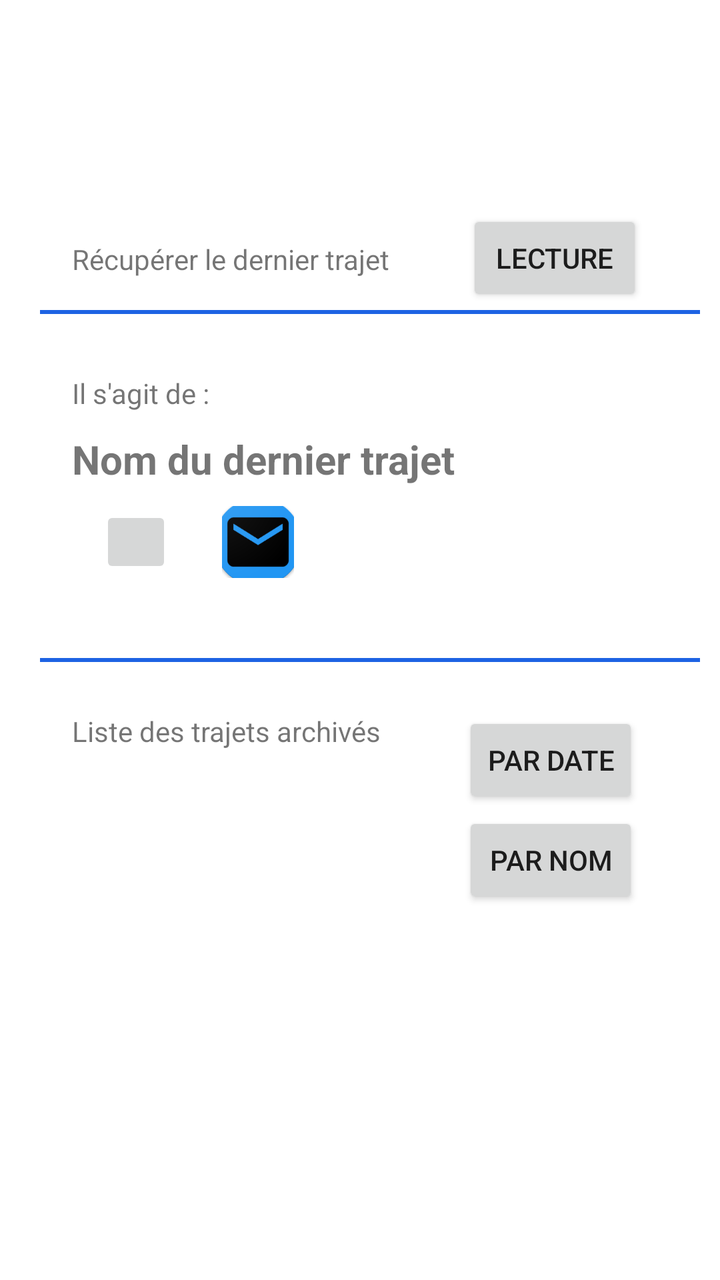
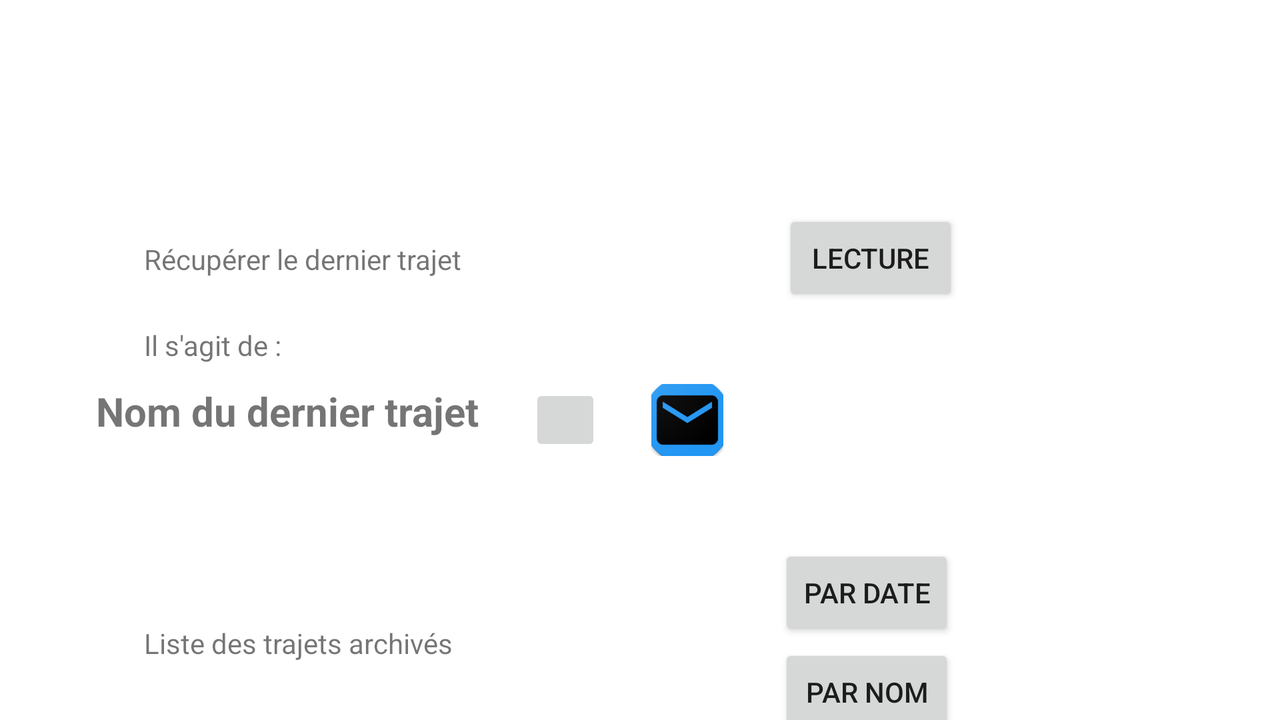

Compare how this app lays out the same screen by default and in its alternative resource folder. The renders come first, then the two layout files and the values they reference.
<!-- AndroidManifest.xml: application theme Theme.MesChemins -->
<!-- res/layout/content_archives.xml -->
<?xml version="1.0" encoding="utf-8"?>
<androidx.constraintlayout.widget.ConstraintLayout
    xmlns:android="http://schemas.android.com/apk/res/android"
    xmlns:app="http://schemas.android.com/apk/res-auto"
    xmlns:tools="http://schemas.android.com/tools"
    android:layout_width="match_parent"
    android:layout_height="match_parent">

    <TextView
        android:id="@+id/textView7"
        android:layout_width="wrap_content"
        android:layout_height="wrap_content"
        android:text="@string/lit_dernier"
        android:layout_marginTop="120dp"
        android:layout_marginStart="36dp"
        app:layout_constraintTop_toTopOf="parent"
        app:layout_constraintStart_toStartOf="parent"/>

    <Button
        android:id="@+id/button5"
        android:layout_width="wrap_content"
        android:layout_height="wrap_content"
        android:layout_marginTop="105dp"
        android:text="@string/lire_base"
        app:layout_constraintEnd_toEndOf="parent"
        app:layout_constraintStart_toEndOf="@id/textView7"
        app:layout_constraintTop_toTopOf="parent" />

    <View
        android:layout_height="2dp"
        android:layout_width="330dp"
        android:background="@color/bleu_clair"
        android:layout_marginTop="16dp"
        android:layout_marginStart="20dp"
        app:layout_constraintStart_toStartOf="parent"
        app:layout_constraintTop_toBottomOf="@id/textView7"/>

    <TextView
        android:id="@+id/textView9"
        android:layout_width="wrap_content"
        android:layout_height="wrap_content"
        android:text="@string/voici"
        android:layout_marginTop="48dp"
        android:layout_marginStart="36dp"
        app:layout_constraintTop_toBottomOf="@id/textView7"
        app:layout_constraintStart_toStartOf="parent"/>

    <TextView
        android:id="@+id/dernier_trajet"
        android:layout_width="wrap_content"
        android:layout_height="wrap_content"
        android:layout_marginStart="36dp"
        android:layout_marginTop="10dp"
        android:textSize="20sp"
        android:text="@string/nom_trajet"
        android:textStyle="bold"
        android:background="@drawable/item_list_background"
        app:layout_constraintLeft_toLeftOf="parent"
        app:layout_constraintTop_toBottomOf="@id/textView9" />

    <ImageButton
        android:id="@+id/ifi_button"
        android:layout_width="36dp"
        android:layout_height="36dp"
        android:src="@mipmap/iphi"
        android:layout_marginStart="50dp"
        android:layout_marginTop="10dp"
        app:layout_constraintStart_toStartOf="parent"
        app:layout_constraintTop_toBottomOf="@id/dernier_trajet"
        android:contentDescription="@string/iphigenie" />

    <ImageButton
        android:id="@+id/mel_button"
        android:layout_width="36dp"
        android:layout_height="36dp"
        android:src="@drawable/mail_bleu"
        android:layout_marginStart="25dp"
        app:layout_constraintStart_toEndOf="@id/ifi_button"
        app:layout_constraintTop_toTopOf="@id/ifi_button"
        android:contentDescription="@string/email" />

    <View
        android:layout_height="2dp"
        android:layout_width="330dp"
        android:background="@color/bleu_clair"
        android:layout_marginTop="40dp"
        android:layout_marginStart="20dp"
        app:layout_constraintStart_toStartOf="parent"
        app:layout_constraintTop_toBottomOf="@id/ifi_button"/>

    <TextView
        android:id="@+id/textView8"
        android:layout_width="wrap_content"
        android:layout_height="wrap_content"
        android:text="@string/liste"
        android:layout_marginTop="150dp"
        android:layout_marginStart="36dp"
        app:layout_constraintTop_toBottomOf="@id/textView9"
        app:layout_constraintStart_toStartOf="parent"/>

    <Button
        android:id="@+id/button6"
        android:layout_width="wrap_content"
        android:layout_height="wrap_content"
        android:text="@string/par_date"
        android:layout_marginTop="0dp"
        app:layout_constraintTop_toTopOf="@id/textView8"
        app:layout_constraintStart_toEndOf="@id/textView8"
        app:layout_constraintEnd_toEndOf="parent"/>

    <Button
        android:id="@+id/button7"
        android:layout_width="wrap_content"
        android:layout_height="wrap_content"
        android:text="@string/par_nom"
        android:layout_marginTop="50dp"
        app:layout_constraintTop_toTopOf="@id/textView8"
        app:layout_constraintStart_toEndOf="@id/textView8"
        app:layout_constraintEnd_toEndOf="parent"/>
</androidx.constraintlayout.widget.ConstraintLayout>
<!-- resources referenced by this layout -->
<resources>
  <color name="bleu_clair">#1d63e3</color>
  <!-- drawable item_list_background (drawable) -->
  <?xml version="1.0" encoding="utf-8"?>
  <selector xmlns:android="http://schemas.android.com/apk/res/android">
  
      <item android:state_pressed="false" android:drawable="@android:color/transparent" />
  
      <item android:state_pressed="true" android:drawable="@color/colorBackground" />
  
  
  </selector>
  <!-- drawable mail_bleu: png bitmap (drawable-hdpi, 4312 bytes) -->
  <!-- mipmap iphi (mipmap-anydpi-v26) -->
  <?xml version="1.0" encoding="utf-8"?>
  <adaptive-icon xmlns:android="http://schemas.android.com/apk/res/android">
      <background android:drawable="@color/iphi_background"/>
      <foreground android:drawable="@mipmap/iphi_foreground"/>
  </adaptive-icon>
  <string name="email">Envoi par e-mail</string>
  <string name="iphigenie">Voir dans Iphigenie</string>
  <string name="lire_base">Lecture</string>
  <string name="liste">Liste des trajets archivés</string>
  <string name="lit_dernier">Récupérer le dernier trajet</string>
  <string name="nom_trajet">Nom du dernier trajet</string>
  <string name="par_date">par date</string>
  <string name="par_nom">par nom</string>
  <string name="voici">Il s\'agit de : </string>
  <style name="Theme.MesChemins" parent="Theme.MaterialComponents.DayNight.DarkActionBar">
          
          <item name="colorPrimary">@color/bleu_clair</item>
          <item name="colorPrimaryVariant">@color/bleu_fonce</item>
          <item name="colorOnPrimary">@color/white</item>
          
          <item name="colorSecondary">@color/marron_bouton</item>
          <item name="colorSecondaryVariant">@color/marron_fonce</item>
          <item name="colorOnSecondary">@color/white</item>
          
          <item name="android:statusBarColor" tools:targetApi="l">?attr/colorPrimaryVariant</item>
          
          <item name="materialButtonStyle">@style/MyApp.Button</item>
      </style>
  <color name="colorBackground">#34E57B</color>
  <color name="iphi_background">#3DDC84</color>
  <color name="bleu_fonce">#1653c1</color>
  <color name="white">#FFFFFFFF</color>
  <color name="marron_bouton">#D6721A</color>
  <color name="marron_fonce">#a85812</color>
  <style name="MyApp.Button" parent="@style/Widget.MaterialComponents.Button">
          <item name="shapeAppearanceOverlay">@style/ShapeAppearanceOverlay.MyApp.MaterialButton
          </item>
      </style>
  <style name="ShapeAppearanceOverlay.MyApp.MaterialButton" parent="">
          <item name="cornerFamily">rounded</item>
          <item name="cornerSize">20dp</item>
      </style>
</resources>
<!-- res/layout-land/content_archives.xml (the author's variant of the layout above) -->
<!-- drawn on the phone turned sideways -->
<?xml version="1.0" encoding="utf-8"?>
<androidx.constraintlayout.widget.ConstraintLayout
    xmlns:android="http://schemas.android.com/apk/res/android"
    xmlns:app="http://schemas.android.com/apk/res-auto"
    xmlns:tools="http://schemas.android.com/tools"
    android:layout_width="match_parent"
    android:layout_height="match_parent">

    <TextView
        android:id="@+id/textView7"
        android:layout_width="wrap_content"
        android:layout_height="wrap_content"
        android:layout_marginStart="72dp"
        android:layout_marginTop="120dp"
        android:text="@string/lit_dernier"
        app:layout_constraintStart_toStartOf="parent"
        app:layout_constraintTop_toTopOf="parent" />

    <Button
        android:id="@+id/button5"
        android:layout_width="wrap_content"
        android:layout_height="wrap_content"
        android:layout_marginTop="105dp"
        android:text="@string/lire_base"
        app:layout_constraintEnd_toEndOf="parent"
        app:layout_constraintStart_toEndOf="@id/textView7"
        app:layout_constraintTop_toTopOf="parent" />

    <TextView
        android:id="@+id/textView9"
        android:layout_width="wrap_content"
        android:layout_height="wrap_content"
        android:layout_marginStart="72dp"
        android:layout_marginTop="24dp"
        android:text="@string/voici"
        app:layout_constraintStart_toStartOf="parent"
        app:layout_constraintTop_toBottomOf="@id/textView7" />

    <TextView
        android:id="@+id/dernier_trajet"
        android:layout_width="wrap_content"
        android:layout_height="wrap_content"
        android:layout_marginLeft="48dp"
        android:layout_marginTop="10dp"
        android:background="@drawable/item_list_background"
        android:text="@string/nom_trajet"
        android:textSize="20sp"
        android:textStyle="bold"
        app:layout_constraintLeft_toLeftOf="parent"
        app:layout_constraintTop_toBottomOf="@id/textView9" />

    <ImageButton
        android:id="@+id/ifi_button"
        android:layout_width="36dp"
        android:layout_height="36dp"
        android:src="@mipmap/iphi"
        android:layout_marginStart="25dp"
        android:layout_marginTop="10dp"
        app:layout_constraintStart_toEndOf="@id/dernier_trajet"
        app:layout_constraintTop_toBottomOf="@id/textView9"
        android:contentDescription="@string/iphigenie" />

    <ImageButton
        android:id="@+id/mel_button"
        android:layout_width="36dp"
        android:layout_height="36dp"
        android:src="@drawable/mail_bleu"
        android:layout_marginStart="25dp"
        app:layout_constraintLeft_toRightOf="@id/ifi_button"
        app:layout_constraintTop_toTopOf="@id/ifi_button"
        android:contentDescription="@string/email" />

    <TextView
        android:id="@+id/textView8"
        android:layout_width="wrap_content"
        android:layout_height="wrap_content"
        android:layout_marginStart="72dp"
        android:layout_marginTop="130dp"
        android:text="@string/liste"
        app:layout_constraintStart_toStartOf="parent"
        app:layout_constraintTop_toBottomOf="@id/textView9" />

    <Button
        android:id="@+id/button6"
        android:layout_width="wrap_content"
        android:layout_height="wrap_content"
        android:text="@string/par_date"
        android:layout_marginTop="-40dp"
        app:layout_constraintTop_toTopOf="@id/textView8"
        app:layout_constraintStart_toEndOf="@id/textView8"
        app:layout_constraintEnd_toEndOf="parent"/>

    <Button
        android:id="@+id/button7"
        android:layout_width="wrap_content"
        android:layout_height="wrap_content"
        android:text="@string/par_nom"
        android:layout_marginTop="10dp"
        app:layout_constraintTop_toTopOf="@id/textView8"
        app:layout_constraintStart_toEndOf="@id/textView8"
        app:layout_constraintEnd_toEndOf="parent"/>
</androidx.constraintlayout.widget.ConstraintLayout>
<!-- resources referenced by the variant -->
<!-- as the phone turned sideways resolves them -->
<resources>
  <!-- drawable item_list_background (drawable) -->
  <?xml version="1.0" encoding="utf-8"?>
  <selector xmlns:android="http://schemas.android.com/apk/res/android">
  
      <item android:state_pressed="false" android:drawable="@android:color/transparent" />
  
      <item android:state_pressed="true" android:drawable="@color/colorBackground" />
  
  
  </selector>
  <!-- drawable mail_bleu: png bitmap (drawable-hdpi, 4312 bytes) -->
  <!-- mipmap iphi (mipmap-anydpi-v26) -->
  <?xml version="1.0" encoding="utf-8"?>
  <adaptive-icon xmlns:android="http://schemas.android.com/apk/res/android">
      <background android:drawable="@color/iphi_background"/>
      <foreground android:drawable="@mipmap/iphi_foreground"/>
  </adaptive-icon>
  <string name="email">Envoi par e-mail</string>
  <string name="iphigenie">Voir dans Iphigenie</string>
  <string name="lire_base">Lecture</string>
  <string name="liste">Liste des trajets archivés</string>
  <string name="lit_dernier">Récupérer le dernier trajet</string>
  <string name="nom_trajet">Nom du dernier trajet</string>
  <string name="par_date">par date</string>
  <string name="par_nom">par nom</string>
  <string name="voici">Il s\'agit de : </string>
  <style name="Theme.MesChemins" parent="Theme.MaterialComponents.DayNight.DarkActionBar">
          
          <item name="colorPrimary">@color/bleu_clair</item>
          <item name="colorPrimaryVariant">@color/bleu_fonce</item>
          <item name="colorOnPrimary">@color/white</item>
          
          <item name="colorSecondary">@color/marron_bouton</item>
          <item name="colorSecondaryVariant">@color/marron_fonce</item>
          <item name="colorOnSecondary">@color/white</item>
          
          <item name="android:statusBarColor" tools:targetApi="l">?attr/colorPrimaryVariant</item>
          
          <item name="materialButtonStyle">@style/MyApp.Button</item>
      </style>
  <color name="colorBackground">#34E57B</color>
  <color name="iphi_background">#3DDC84</color>
  <color name="bleu_clair">#1d63e3</color>
  <color name="bleu_fonce">#1653c1</color>
  <color name="white">#FFFFFFFF</color>
  <color name="marron_bouton">#D6721A</color>
  <color name="marron_fonce">#a85812</color>
  <style name="MyApp.Button" parent="@style/Widget.MaterialComponents.Button">
          <item name="shapeAppearanceOverlay">@style/ShapeAppearanceOverlay.MyApp.MaterialButton
          </item>
      </style>
  <style name="ShapeAppearanceOverlay.MyApp.MaterialButton" parent="">
          <item name="cornerFamily">rounded</item>
          <item name="cornerSize">20dp</item>
      </style>
</resources>
